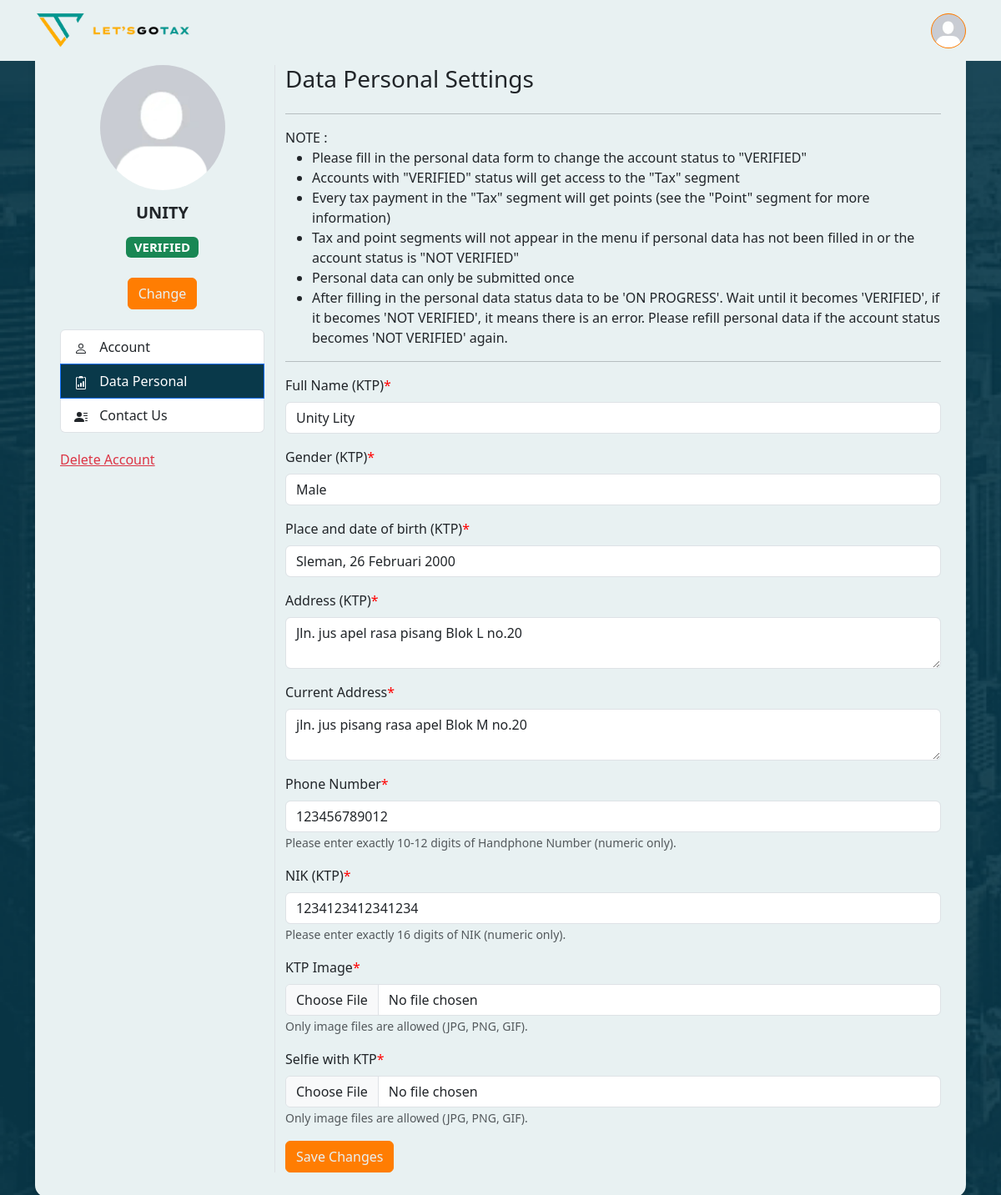
Page /settings.php?page=personal (signed in) on the committed database.
### tables this page shows
CREATE TABLE `akun` (
  `akunId` int(11) NOT NULL,
  `adminId` int(11) NOT NULL,
  `email` varchar(255) NOT NULL,
  `username` varchar(255) NOT NULL,
  `password` varchar(255) NOT NULL,
  `photoProfile` varchar(255) NOT NULL,
  `status` enum('VERIFIED','NOT VERIFIED','ON PROGRESS') NOT NULL
);

CREATE TABLE `databio` (
  `databioId` int(11) NOT NULL,
  `akunId` int(11) NOT NULL,
  `adminId` int(11) NOT NULL,
  `namaLengkap` varchar(255) NOT NULL,
  `alamat` mediumtext NOT NULL,
  `alamatNow` mediumtext NOT NULL,
  `nik` char(16) NOT NULL,
  `photoKTPSelfie` varchar(255) NOT NULL,
  `photoKTP` varchar(255) NOT NULL,
  `noHP` char(12) NOT NULL,
  `kelamin` enum('LAKI-LAKI','PEREMPUAN') NOT NULL,
  `tanggalLahir` varchar(255) NOT NULL
);

### settings.php (the view, shortened to what this page needs)
<?php
$page = isset($_GET['page']) ? $_GET['page'] : 'account';
include 'config.php';
$isLoggedIn = isset($_SESSION['user_id']);
$userPhoto = '';
$username = '';
$email = '';
$status = '';
$namaLengkap = '';
$alamat = '';
$alamatNow = '';
$nik = '';
$noHP = '';
$kelamin = '';
$tanggalLahir = '';
$error = '';
if ($isLoggedIn) {
    $userId = $_SESSION['user_id'];
    $query = "SELECT photoProfile, username, email, status FROM akun WHERE akunId = ?";
    $stmt = $conn->prepare($query);
    $stmt->bind_param('i', $userId);
    $stmt->execute();
    $result = $stmt->get_result();
    if ($result->num_rows > 0) {
        $user = $result->fetch_assoc();
        $userPhoto = $user['photoProfile'];
        $username = $user['username'];
        $email = $user['email'];
        $status = $user['status'];
    }
    $query2 = "SELECT * FROM databio WHERE akunId = ?";
    $stmt2 = $conn->prepare($query2);
    $stmt2->bind_param('i', $userId);
    $stmt2->execute();
    $result2 = $stmt2->get_result();
    if ($result2->num_rows > 0) {
        $dataUser = $result2->fetch_assoc();
        $namaLengkap = $dataUser['namaLengkap'];
        $alamat = $dataUser['alamat'];
        $alamatNow = $dataUser['alamatNow'];
        $nik = $dataUser['nik'];
        $noHP = $dataUser['noHP'];
        $kelamin = $dataUser['kelamin'];
        $tanggalLahir = $dataUser['tanggalLahir'];
    }
}
?>
<!DOCTYPE html>
<html lang="en">
    <head>
        <link href="CSS Files/settings.css" rel="stylesheet">
        <link href="https://cdn.jsdelivr.net/npm/bootstrap@5.3.3/dist/css/bootstrap.min.css" rel="stylesheet">
    </head>
    <body>
        <nav class="navbar navbar-expand-lg navbar-light fixed-top">
            <div class="container">
                <a class="navbar-brand me-auto" href="home.php">
                    <img src="images/let's gotax(logo).png" class="navLogo">
                    <img src="images/let's gotax (logo2).png" class="navLogo2">
                </a>
                <div class="ms-auto">
                    <?php if ($isLoggedIn): ?>
                    <div class="dropdown">
                            <a class="btn btn-light rounded-circle p-0" href="#" role="button" id="dropdownMenuLink" data-bs-toggle="dropdown" aria-expanded="false">
                                <img src="Images/photoProfile/<?php echo htmlspecialchars($userPhoto); ?>" alt="Profile" class="rounded-circle" width="40" height="40">
                            </a>
                        </div>
                    <?php endif; ?>
                </div>
            </div>
        </nav>
        <div class = "mt-5">
            <div class="container mt-5">
                <div class="main-container justify-content-center mt-5">
                    <div class="row">
                        <div class="col-md-3 sidebar">
                            <div class="text-center mb-4">
                                <img src="Images/photoProfile/<?php echo htmlspecialchars($userPhoto); ?>" alt="Profile" class="rounded-circle" width="150" height="150">
                                <h5 class="mb-0 fw-bold spacing"><?php echo htmlspecialchars($username); ?></h5>
                                <h5 class="mt-3">
                                    <?php
                                        if ($status == 'VERIFIED') {
                                            echo '<span class="badge bg-success">' . htmlspecialchars($status) . '</span>';
                                        } elseif ($status == 'NOT VERIFIED') {
                                            echo '<span class="badge bg-danger">' . htmlspecialchars($status) . '</span>';
                                        } elseif ($status == 'ON PROGRESS') {
                                            echo '<span class="badge bg-secondary">' . htmlspecialchars($status) . '</span>';
                                        }
                                    ?>
                                </h5>
                                <button type="button" class="btn btn-primary mt-3" data-bs-toggle="modal" data-bs-target="#changeImageModal">Change</button>
                            </div>
                            <div class="list-group">
                                <a href="settings.php?page=account" class="list-group-item list-group-item-action <?= $page == 'account' ? 'active' : '' ?>">
                                    <span class="spanCustom">Account</span>
                                </a>
                                <a href="settings.php?page=personal" class="list-group-item list-group-item-action <?= $page == 'personal' ? 'active' : '' ?>">
                                    <span class="spanCustom">Data Personal</span>
                                </a>
                                <a href="settings.php?page=contact" class="list-group-item list-group-item-action <?= $page == 'contact' ? 'active' : '' ?>">
                                    <span class="spanCustom">Contact Us</span>
                                </a>
                            </div>
                            <p style="padding-top: 20px;"><a href="#" class="text-danger">Delete Account</a></p>
                        </div>
                                <?php
                            if ($page == 'account') {
                                ?>
                                <div class="col-md-9">
                                    <h3 class="mb-4">Account Settings</h3> <hr>
                                    <form method="POST" action="" enctype="multipart/form-data">
                                        <div class="mb-3">
                                            <div class="custom">
                                                <?php if ($error) echo "<p style='color:red;'>$error</p>"; ?>
                                            </div>
                                        </div>
                                        <div class="mb-3">
                                            <label for="username" class="form-label">Change Username (optional)</label>
                                            <input type="text" class="form-control" id="username" name="username" value="<?php echo htmlspecialchars($username); ?>" required>
                                        </div>
                                        <div class="mb-3">
                                            <label for="email" class="form-label">Change Email (optional)</label>
                                            <input type="email" class="form-control" id="email" name="email" value="<?php echo htmlspecialchars($email); ?>" required>
                                        </div>
                                        <div class="mb-3">
                                            <label for="password" class="form-label">Change Password (optional)</label>
                                            <input type="password" class="form-control" id="password" name="password" placeholder="Enter your new Password">
                                        </div>
                                        <button type="submit" class="btn btn-primary" name="submit">Save Changes</button>
                                    </form>
                                </div>
                                <?php
                            } elseif ($page == 'personal') {
                                ?>
                                <div class="col-md-9">
                                    <h3 class="mb-4">Data Personal Settings</h3> <hr>
                                    <form method="POST" action="" enctype="multipart/form-data">
                                        <div class="mb-3">
                                            <div>
                                                NOTE :
                                                <ul>
                                                    <li>Please fill in the personal data form to change the account status to "VERIFIED"</li>
                                                    <li>Accounts with "VERIFIED" status will get access to the "Tax" segment</li>
                                                    <li>Every tax payment in the "Tax" segment will get points (see the "Point" segment for more information)</li>
                                                    <li>Tax and point segments will not appear in the menu if personal data has not been filled in or the account status is "NOT VERIFIED"</li>
                                                    <li>Personal data can only be submitted once</li>
                                                    <li>After filling in the personal data status data to be 'ON PROGRESS'. Wait until it becomes 'VERIFIED', if it becomes 'NOT VERIFIED', it means there is an error. Please refill personal data if the account status becomes 'NOT VERIFIED' again.</li>
                                                </ul> <hr>
                                            </div>
                                        </div>
                                        <div class="mb-3">
                                            <label for="namaLengkap" class="form-label">Full Name (KTP)<span style="color: red;">*</span></label>
                                            <input type="text" class="form-control" id="namaLengkap" name="namaLengkap" value="<?php echo $namaLengkap; ?>" placeholder="Enter your full name" required>
                                        </div>
                                        <div class="mb-3">
                                            <label for="kelamin" class="form-label">Gender (KTP)<span style="color: red;">*</span></label>
                                            <select id="kelamin" name="kelamin" class="form-control" required>
                                                <option value="LAKI-LAKI" <?php echo ($kelamin == 'LAKI-LAKI') ? 'selected' : ''; ?>>Male</option>
                                            </select>
                                        </div>
                                        <div class="mb-3">
                                            <label for="tanggalLahir" class="form-label">Place and date of birth (KTP)<span style="color: red;">*</span></label>
                                            <input type="text" class="form-control" id="tanggalLahir" name="tanggalLahir" value="<?php echo $tanggalLahir; ?>" placeholder="Enter your place and date of birth" required>
                                        </div>
                                        <div class="mb-3">
                                            <label for="alamat" class="form-label">Address (KTP)<span style="color: red;">*</span></label>
                                            <textarea class="form-control" id="alamat" name="alamat" rows="2" maxlength="160" placeholder="Enter your address"><?php echo $alamat; ?></textarea>
                                        </div>
                                        <div class="mb-3">
                                            <label for="alamatNow" class="form-label">Current Address<span style="color: red;">*</span></label>
                                            <textarea class="form-control" id="alamatNow" name="alamatNow" rows="2" maxlength="160" placeholder="Enter your current address"><?php echo $alamatNow; ?></textarea>
                                        </div>
                                        <div class="mb-3">
                                            <label for="noHP" class="form-label">Phone Number<span style="color: red;">*</span></label>
                                            <input type="text" name="noHP" id="noHP" class="form-control" value="<?php echo $noHP; ?>" placeholder="Enter exactly 10-12 digits of Phone Number" pattern="^\d{10,12}$" required>
                                            <small id="numberHelp" class="form-text text-muted">Please enter exactly 10-12 digits of Handphone Number (numeric only).</small>
                                        </div>
                                        <div class="mb-3">
                                            <label for="nik" class="form-label">NIK (KTP)<span style="color: red;">*</span></label>
                                            <input type="text" name="nik" id="nik" class="form-control" value="<?php echo $nik; ?>" placeholder="Enter exactly 16 digits of NIK" pattern="^\d{16}$" required>
                                            <small id="numberHelp" class="form-text text-muted">Please enter exactly 16 digits of NIK (numeric only).</small>
                                        </div>
                                        <div class="mb-3">
                                            <label for="photoKTP" class="form-label">KTP Image<span style="color: red;">*</span></label>
                                            <input type="file" name="photoKTP" class="form-control" id="photoKTP" accept="image/*" required>
                                            <small id="imageHelp" class="form-text text-muted">Only image files are allowed (JPG, PNG, GIF).</small>
                                        </div>
                                        <div class="mb-3">
                                            <label for="selfieKTP" class="form-label">Selfie with KTP<span style="color: red;">*</span></label>
                                            <input type="file" class="form-control" name="selfieKTP" id="selfieKTP" accept="image/*" required>
                                            <small id="imageHelp" class="form-text text-muted">Only image files are allowed (JPG, PNG, GIF).</small>
                                        </div>
                                        <button type="submit" class="btn btn-primary" id="savePassword">Save Changes</button>
                                    </form>
                                </div>
                                <?php
                            }
                            ?>
                    </div>
                </div>
            </div>
        </div>
    </body>
</html>

### CSS Files/settings.css (style rules this page uses)
body { background-image: url('../Images/Settings/Settings.png'); min-height: 100vh; font-family: 'Cantata One', serif; background-repeat: no-repeat; background-size: cover; background-attachment: fixed; align-items: flex-start; }
.navLogo { height: auto; width: 10%; }
.navLogo2 { height: auto; width: 20%; }
nav.navbar { background-color: #e8f1f2; font-family: "Figtree", sans-serif; }
.btn { color: #e8f1f2 !important; background-color: #ff7d02 !important; border-color: #ff7d02 !important; }
.active { background-color: #09394a !important; }
.main-container { background-color: #e8f1f2; border-radius: 15px; box-shadow: 0 4px 8px rgba(0, 0, 0, 0.1); padding: 30px; margin-top: 50px; margin-bottom: 50px; max-width: 1500px; width: 100%; }
.sidebar { border-right: 1px solid #dee2e6; padding-right: 20px; }
.spacing { padding-top: 15px; }
.spanCustom { padding-left: 10px; }

### rows in the picture
akun: photoProfile (placeholder picture), username "UNITY", status "VERIFIED"
databio: namaLengkap "Unity Lity", kelamin "Male", tanggalLahir "Sleman, 26 Februari 2000", alamat "Jln. jus apel rasa pisang Blok L no.20", alamatNow "jln. jus pisang rasa apel Blok M no.20", noHP "123456789012", nik "1234123412341234"
